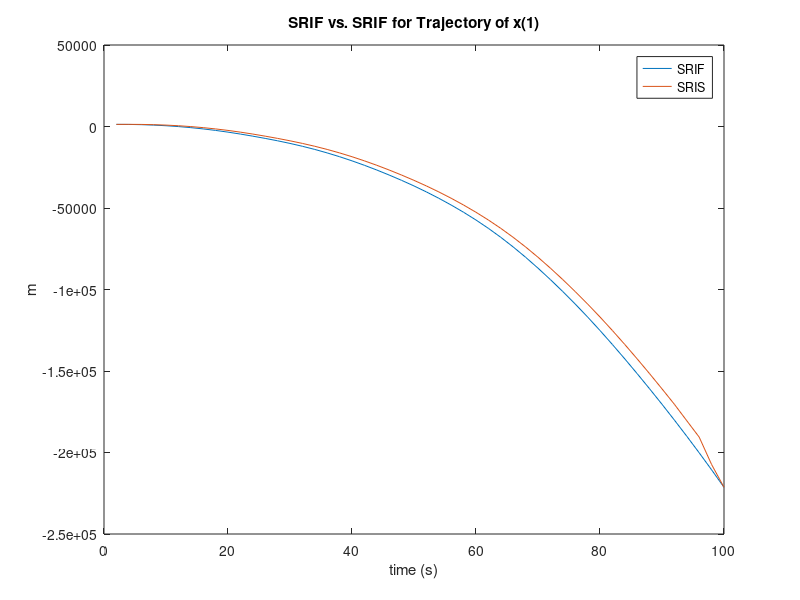

This figure's MATLAB source:
function SRIFvsKalman()
clear all
% kf_example03a.m
%  
%  This Matlab script loads into your work space the problem matrices
%  and data for the linear Kalman filter problem of an assignment.
%
  Fk     = [   1,     2,    2;...
                0,     1,    2;...
                0,     0,    1];                         % for all k
  Gammak = [  0.53333333333333,  1.33333333333333;...
               0.40000000000000,  2.00000000000000;...
               0.20000000000000,  2.00000000000000];     % for all k
  Hk     = [  0.5,  1.0,  0.5];                         % for all k
%
  Qk     = [ 100,  -20;...
              -20,   30];                                % for all k
  Rk     =    1;                                        % for all k
%
  xhat0   = [ 1300;...
                 15;...
                -10];
  P0      = [  20,    4,  -10;...
                 4,   30,   -3;...
               -10,   -3,   10];
%
%  Note that the following arrays define the sample times 
%  [t(1);t(2);t(3);...;t(50)] and the measurements 
%  [z(1);z(2);z(3);...;z(50)]
%
   thist = [1:50]'*2;
   zhist = 1.0e+005*[ 0.00647190560160;...
                      0.00580832801273;...
                      0.00445132359833;...
                      0.00253439244633;...
                     -0.00006278142685;...
                     -0.00332403265430;...
                     -0.00725898293689;...
                     -0.01180616838013;...
                     -0.01711976133027;...
                     -0.02302569007292;...
                     -0.02952043775875;...
                     -0.03636698683843;...
                     -0.04368628867131;...
                     -0.05167905879917;...
                     -0.06046381044327;...
                     -0.07008479240219;...
                     -0.08082039731799;...
                     -0.09241848863219;...
                     -0.10510576215007;...
                     -0.11872649827803;...
                     -0.13325609057895;...
                     -0.14873717916064;...
                     -0.16496798873743;...
                     -0.18204340978200;...
                     -0.20037744227150;...
                     -0.21982932904536;...
                     -0.24058051614791;...
                     -0.26271969768579;...
                     -0.28641763273904;...
                     -0.31198229882915;...
                     -0.33944951777224;...
                     -0.36899542646973;...
                     -0.40056657189951;...
                     -0.43407598481054;...
                     -0.46923175348785;...
                     -0.50590903055982;...
                     -0.54411147877176;...
                     -0.58389778906594;...
                     -0.62541641352699;...
                     -0.66836734281539;...
                     -0.71256546708227;...
                     -0.75796349721355;...
                     -0.80439072948236;...
                     -0.85175259478702;...
                     -0.90028360330410;...
                     -0.94993913510295;...
                     -1.00063533043694;...
                     -1.05276741145956;...
                     -1.10640222282830;...
                     -1.16157538876315];
  function [Z_vec,Ra_vec,z_x, R_xx, x_hat_vec, P_vec] = SRIF(Fk,Gammak,Hk,Qk,Rk,xhat0,P0,zhist)
        %initialize
        R_xx = chol(inv(P0));
        R_vv = chol(inv(Qk));
        z_x = R_xx*xhat0;
        
        Z_vec = zeros(5,50);
        Ra_vec = zeros(5,5,50);
        x_hat_vec = zeros(3,50);
        P_vec = zeros(3,3,50);
        
        for i = 1:size(zhist)
            %Propogate
            zero1 = zeros(2,3);
            [Qa, Ra] = qr([R_vv zero1; -R_xx*inv(Fk)*Gammak R_xx*inv(Fk)]);
            zero2 = zeros(2,1);
            Z = Qa'*[zero2; z_x];
            
            Z_vec(:,i) = Z;
            Ra_vec(:,:,i) = Ra;
        
            z_x_bar = Z(3:5);
            R_xx_bar = Ra(3:5,3:5);
        
            %Measurement Update
            R_a = chol(Rk);
            z_a = inv(R_a)'*zhist(i);
            H_a = inv(R_a)'*Hk;
        
            [Qb, Rb] = qr([R_xx_bar; H_a]);
        
            Z_1 = Qb'*[z_x_bar; z_a];
        
            z_x = Z_1(1:3);
            R_xx = Rb(1:3,1:3);
            
            x_hat_temp = inv(R_xx)*z_x;
            P_xx_temp = inv(R_xx)*inv(R_xx)';
            x_hat_vec(:,i) = x_hat_temp;
            P_vec(:,:,i) = P_xx_temp;
            
        end
        
        xhat = inv(R_xx)*z_x;
        P_xx = inv(R_xx)*inv(R_xx)';
      
    end               
                 
  
    [~,~,~,~,x_vec_SRIF,P_vec_SRIF] = SRIF(Fk,Gammak,Hk,Qk,Rk,xhat0,P0,zhist);
    [x_vec_SRIS,P_vec_SRIS] = SRIS(Fk,Gammak,Hk,Qk,Rk,xhat0,P0,zhist);
    
    x_SRIF = x_vec_SRIF(:,10)
    x_SRIS = x_vec_SRIS(:,10)
    P_SRIF = P_vec_SRIF(:,:,10)
    P_SRIS = P_vec_SRIS(:,:,10)
    
    plot(thist,x_vec_SRIF(1,:))
    hold on
    plot(thist,x_vec_SRIS(1,:))
    xlabel('time (s)')
    ylabel('m')
    title('SRIF vs. SRIF for Trajectory of x(1)')
    legend('SRIF','SRIS')
    
  function [x_vec,P_vec] = SRIS(Fk,Gammak,Hk,Qk,Rk,xhat0,P0,zhist)
     [Z_vec, Ra_vec, z_x, R_xx,~,~] = SRIF(Fk,Gammak,Hk,Qk,Rk,xhat0,P0,zhist);
     x_vec = zeros(3,50);
     P_vec = zeros(3,3,50);
      
      %step 1 initialize
      z_x_ = z_x;
      R_xx_ = R_xx;
      
      %append initialized state
      x_init = inv(R_xx_)*z_x_;
      P_init = inv(R_xx_)*inv(R_xx_');
      x_vec(:,50) = x_init;
      P_vec(:,:,50) = P_init;
      l = 1;
      
      
      %step 2
      for k = 49:-1:1
         
              R_vv_bar = Ra_vec(1:2,1:2,k);
              R_vx_bar = Ra_vec(1:2,3:5,k);
              [Qa, Ra] = qr([R_vv_bar+R_vx_bar*Gammak R_vx_bar*Fk; R_xx_*Gammak R_xx_*Fk]);
              z_v_bar = Z_vec(1:2,k);
              Z = Qa'*[z_v_bar; z_x_];
              
              %extract R_xx* z_x* R_vv* z_v* R_vx* x*
              R_xx_ = Ra(3:5,3:5);
              z_x_ = Z(3:5);
              R_vv_ = Ra(1:2,1:2);
              R_vx_ = Ra(1:2,3:5);
              z_v_ = Z(1:2);
              
              %calculate x*(k),v*(k),P*(k)
              x_ = inv(R_xx_)*z_x_;
              v_ = inv(R_vv_)*(z_v_- R_vx_*x_);
              P_ = inv(R_xx_)*inv(R_xx_');
              
              %append values to x_vec and P_vec
              x_vec(:,k) = x_;
              P_vec(:,:,k) = P_;          
      end
  end
              
      
end